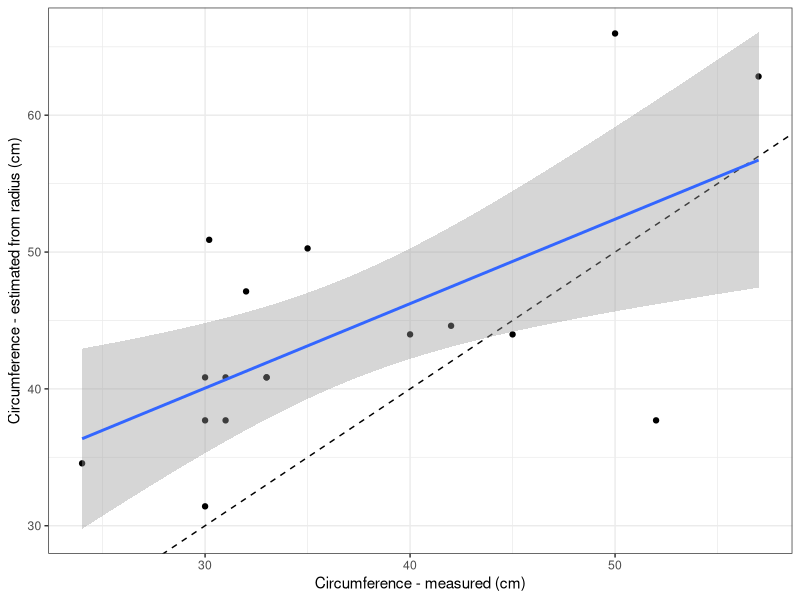
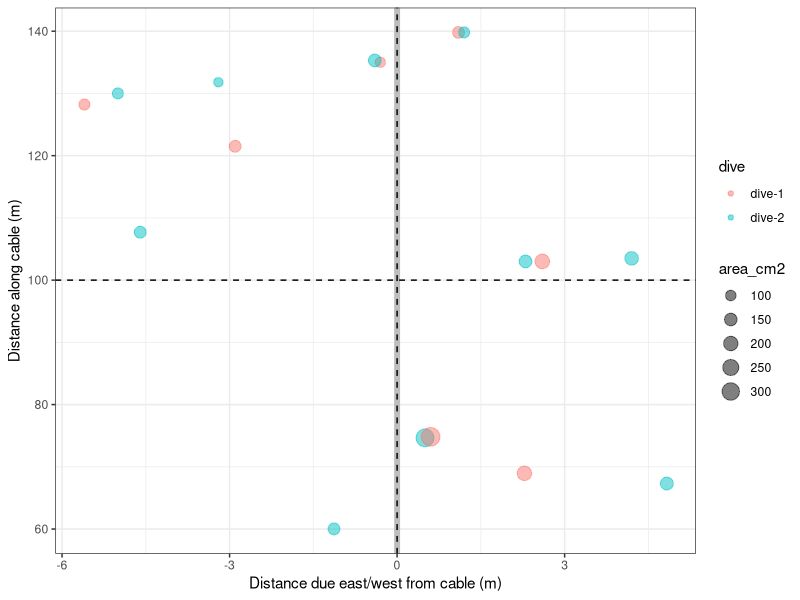

Source code (R) for these figures, in order:
## ---- chunk 1
# This code block sets up the r session when the page is rendered to html

# Change general options
knitr::opts_chunk$set(echo = TRUE, eval = TRUE, include = TRUE, results = "hide", 
                      message = FALSE, warning = FALSE, 
                      cache = FALSE, par = FALSE)

# Set up figure options
knitr::opts_chunk$set(fig.align = 'center', fig.show = 'asis', 
                      fig.width = 3.5, fig.height = 3.5) # default fig sizes

# Set the web address where R will look for files from this repository
repo_url <- "https://raw.githubusercontent.com/elahi/kfe/master/"

# Define the directory where images generated by knit will be saved
# knitr::opts_chunk$set(fig.path = "/images/",
#                       cache.path = "/cache/")

library(tidyverse)
theme_set(theme_bw())
library(knitr)

# Set working directory
knitr::opts_knit$set(root.dir = "../")
## ---- chunk 2
library(tidyverse)
theme_set(theme_bw())
dat <- read_csv("data/urticina_mapping_data - Sheet1.csv")
dat <- dat %>% 
  mutate(x = ifelse(east_west == "east", 
                    distance_cable_cm/100, 
                    -distance_cable_cm/100), 
         y = distance_tag_cm/100 + reference_tag)
## ---- chunk 3
dat <- dat %>%
   mutate(circum_calc = 2 * pi * diameter_cm/2, 
          area_cm2 = pi * (diameter_cm/2)^2)
dat %>% 
  ggplot(aes(circum_cm, circum_calc)) + 
  geom_point() + 
  geom_abline(aes(slope = 1, intercept = 0), linetype = 2) + 
  geom_smooth(method = "lm") + 
  labs(x = "Circumference - measured (cm)", 
       y = "Circumference - estimated from radius (cm)")
## ---- chunk 4
dat %>%
  ggplot(aes(x = x, y = y, color = dive, size = area_cm2)) + 
  geom_vline(aes(xintercept = 0), size = 2, color = "gray") + 
  geom_vline(aes(xintercept = 0), size = 0.5, color = "black", linetype = 2) + 
  geom_hline(aes(yintercept = 100), size = 0.5, color = "black", linetype = 2) + 
  labs(x = "Distance due east/west from cable (m)", 
       y = "Distance along cable (m)") + 
  geom_point(alpha = 0.5) + 
  scale_size_area()
